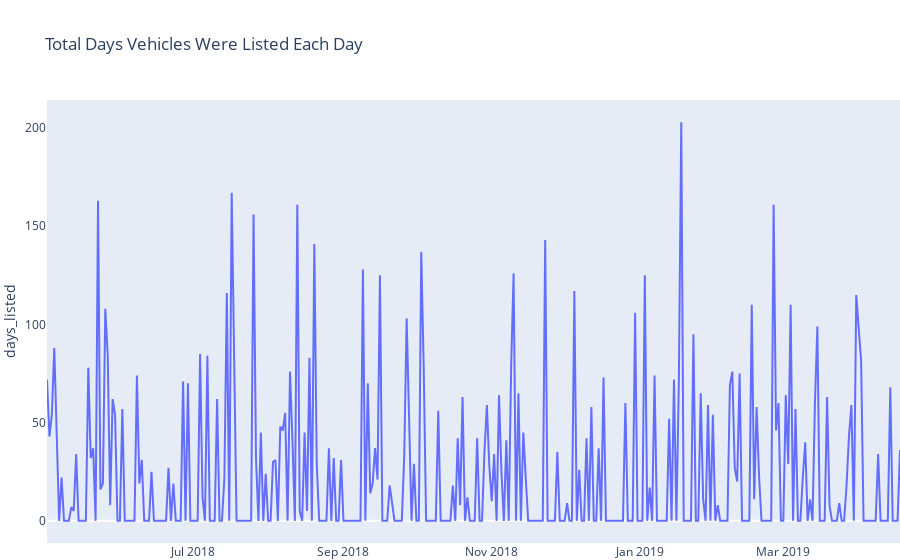

The code cell stored with this chart in its notebook:
### Markdown cell above
An interesting dimension to explore is how long vehicles, in this case, BMWs, remain listed over time. This can provide insights into the market dynamics, indicating periods of high demand or potential saturation. To visualize this trend, we've plotted a line chart that showcases the total number of days vehicles were listed for each day. This aggregates the listing durations daily, allowing us to observe any notable patterns or trends.

From the resulting chart, we can derive insights into specific periods where vehicles were listed for shorter or longer durations, potentially indicating fluctuations in demand or supply in the used BMW market.

### Code cell
df_trend = df.set_index("date_posted").resample("D").sum()

fig = px.line(df_trend, x=df_trend.index.strftime('%Y-%m-%d'), y="days_listed", title="Total Days Vehicles Were Listed Each Day")
fig.update_layout(
    xaxis_title=None,
    xaxis_showgrid=False,
    yaxis_showgrid=False,
    margin=dict(b=0, l=0, r=0),
)
fig.show()

### Figure 1 — Plotly figure (JSON) as saved in the notebook; plotly's stock layout.template omitted (floating-point values rounded to 4 significant figures; data arrays with more than 128 entries replaced by an {"elided": "..."} marker saying what was removed)
{"data": [{"hovertemplate": "x=%{x}<br>days_listed=%{y}<extra></extra>", "legendgroup": "", "line": {"color": "#636efa", "dash": "solid"}, "marker": {"symbol": "circle"}, "mode": "lines", "name": "", "orientation": "v", "showlegend": false, "type": "scatter", "x": {"elided": "352 str values"}, "xaxis": "x", "y": {"elided": "352 int values"}, "yaxis": "y"}], "layout": {"legend": {"tracegroupgap": 0}, "margin": {"b": 0, "l": 0, "r": 0}, "title": {"text": "Total Days Vehicles Were Listed Each Day"}, "xaxis": {"anchor": "y", "domain": [0, 1], "showgrid": false, "title": {}}, "yaxis": {"anchor": "x", "domain": [0, 1], "showgrid": false, "title": {"text": "days_listed"}}}}
